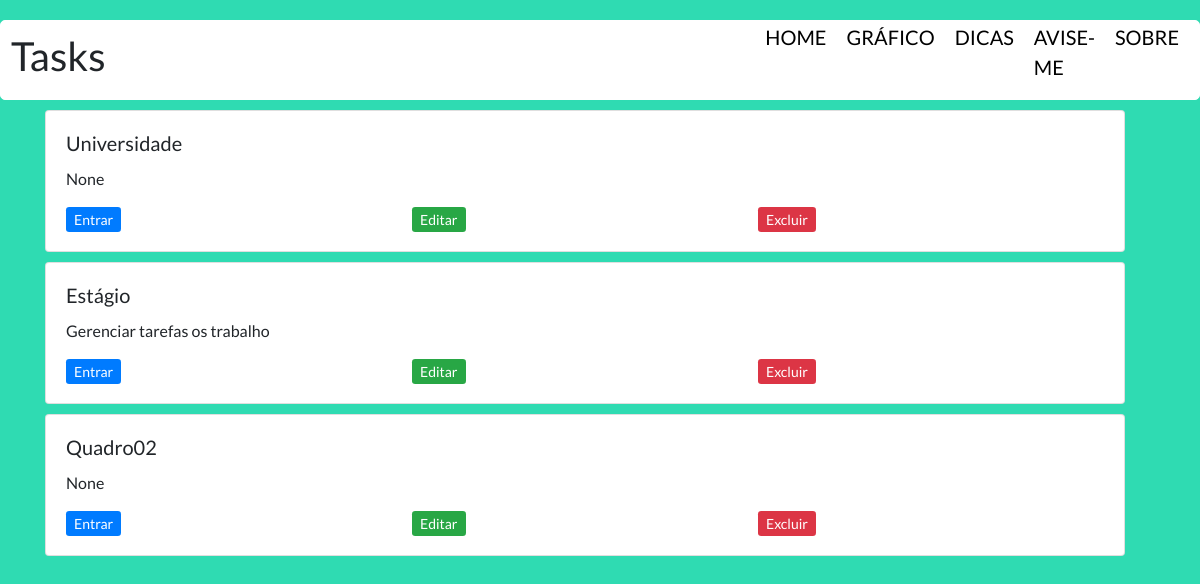
Page /task/ on the earlier database version.
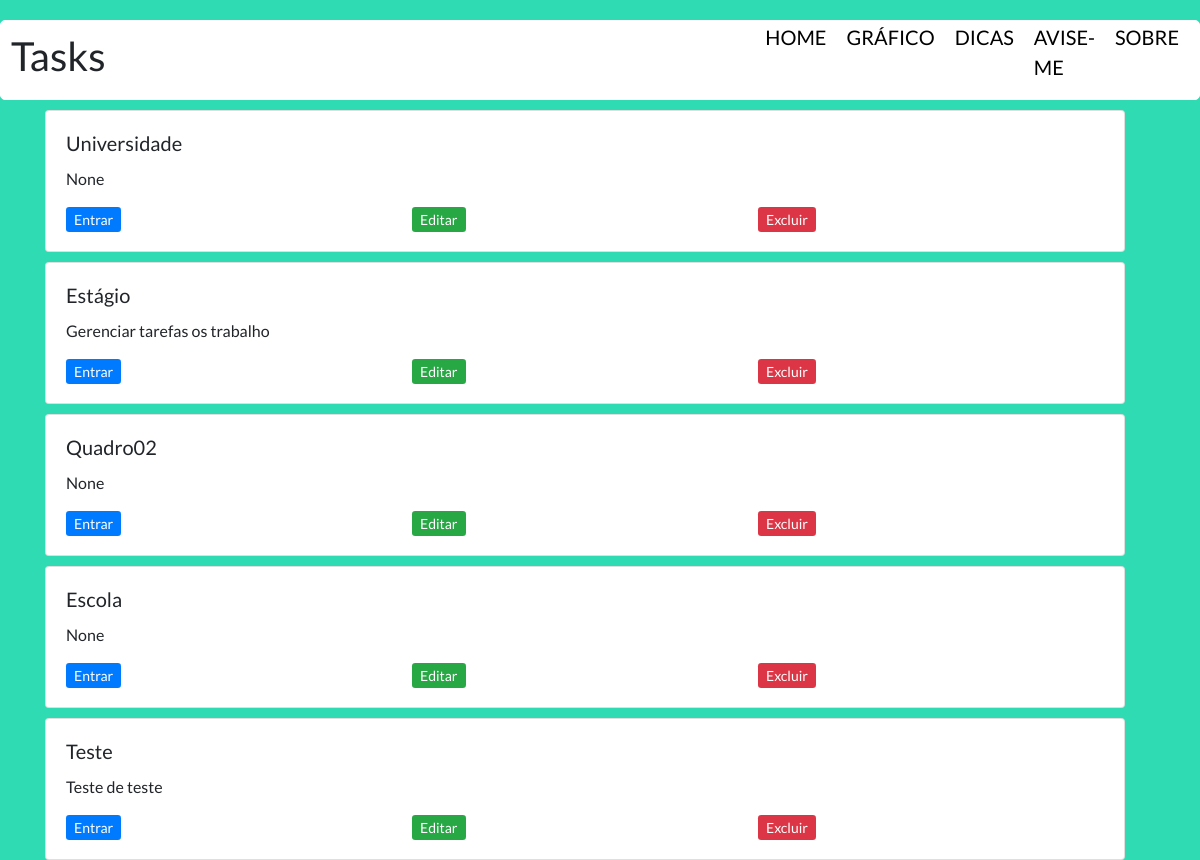
Same page on the later database version.
### taskProject/models.py (models this page shows, shortened)
class Quadro(models.Model):
    nome = models.CharField(max_length=30, null=False)
    descricao = models.CharField(max_length=200, null=True , blank=True)

### taskProject/views.py (the view)
# urls.py: path('', views.index,name = 'index'),
def index(request):
    quadros = Quadro.objects.all()
    return render(request, 'taskProject/index.html',{'quadros':quadros})

### taskProject/templates/taskProject/index.html (shortened to what this page needs)
{% load static%}
<!DOCTYPE html>
<html lang="pt-br">
    <head>
        <link rel="stylesheet" href="https://cdn.jsdelivr.net/npm/bootstrap@4.6.0/dist/css/bootstrap.min.css">
        <link rel="stylesheet" type="text/css" href="{% static 'taskProject/css/criar-tarefa.css' %}">
    </head>
    <body>
        <div class="top">
                <div class="title">
                    <h1>Tasks</h1>
                </div>
                <nav class="nav-bar">
                    <ul>
                        <li><a href="#">HOME</a></li>
                        <li><a href="#">GRÁFICO</a></li>
                        <li><a href="#">DICAS</a></li>
                        <li><a href="#">AVISE-ME</a></li>
                        <li><a href="#">SOBRE</a></li>
                    </ul>
                </nav>
            </div>
        <div  class="container">
            {% for quadro in quadros %}
            <div class="row">
              <div class="col-sm-12">
                <div class="card">
                  <div class="card-body">
                    <h5 class="card-title">{{quadro.nome}}</h5>
                    <p class="card-text">{{quadro.descricao}}</p>
                    <div class="row">
                        <div class="col-sm-4">
                            <a href="#" class=" btn-primary btn-sm">Entrar</a>
                        </div>
                        <div class="col-sm-4">
                            <a href="{% url 'editar_quadro' quadro.id %}" class=" btn-success btn-sm">Editar</a>
                        </div>
                        <div class="col-sm-4">
                            <a href="{% url 'excluir_quadro' quadro.id %}" class=" btn-danger btn-sm">Excluir</a>
                        </div>
                    </div>
                  </div>
                </div>
              </div>
            </div>
            {% endfor %}
        </div>
    </body>
</html>

### taskProject/static/taskProject/css/criar-tarefa.css (style rules this page uses)
* { padding: 0; margin: 0; }
body { background-color: #2FDBB2; font-family: 'Lato', sans-serif; }
.top { background-color: #fff; width: 100%; height: 10vh; margin: 0 auto; display: flex; margin-top: 20px; border: 1px solid #fff; border-radius: 5px; }
.top .title { width: 70%; align-self: center; font-size: 20px; }
.top .title h1 { font-weight: 400; padding-left: 10px; }
.top .nav-bar { align-self: center; }
.nav-bar ul { list-style: none; display: flex; }
.nav-bar ul li { margin-right: 20px; }
.top .nav-bar a { text-decoration: none; color: black; font-size: 20px; }
.row { margin-top: 10px; display: flex; width: 100%; }

Differences in the rows shown:
added Quadro: nome "Escola", descricao "None"
added Quadro: nome "Teste", descricao "Teste de teste"
